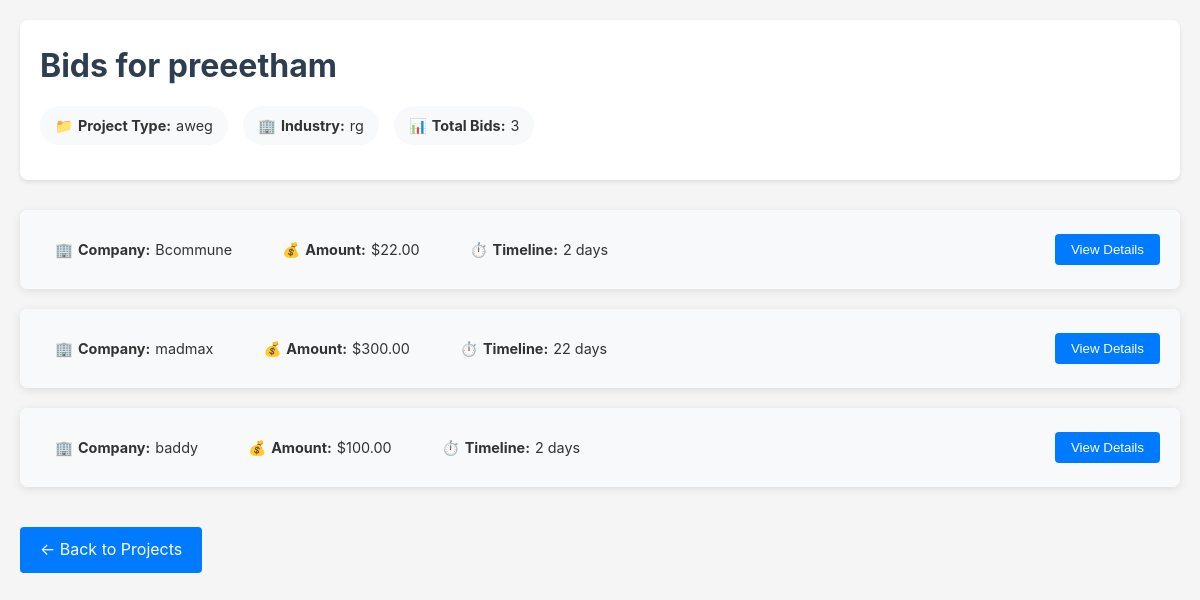
The page /projects/11/bids/ (signed in) on the database its author committed.
### users/models.py (models this page shows, shortened)
class Project(models.Model):
    company = models.ForeignKey(settings.AUTH_USER_MODEL, on_delete=models.CASCADE)
    title = models.CharField(max_length=200)
    description = models.TextField()
    project_type = models.CharField(max_length=100)
    industry = models.CharField(max_length=100)
    budget = models.DecimalField(max_digits=15, decimal_places=2)
    timeline = models.DateField()
    location = models.CharField(max_length=200, blank=True, null=True)
    expertise_required = models.TextField()
    payment_terms = models.TextField()
    nda_required = models.BooleanField(default=False)
    confidentiality_required = models.BooleanField(default=False)
    ip_rights_required = models.BooleanField(default=False)
    custom_field = models.CharField(max_length=200, blank=True, null=True)
    created_at = models.DateTimeField(auto_now_add=True)

class Bid(models.Model):
    project = models.ForeignKey('Project', on_delete=models.CASCADE, related_name='bids')
    bidder = models.ForeignKey(settings.AUTH_USER_MODEL, on_delete=models.CASCADE,
                              limit_choices_to={'user_type': 'company'})
    amount = models.DecimalField(max_digits=15, decimal_places=2, verbose_name="Proposed Price")
    payment_terms = models.TextField(verbose_name="Payment Terms", null=True, blank=True)
    estimated_timeline = models.IntegerField(
        help_text="Estimated days to complete",
        null=True,
        blank=True
    )
    preferred_start_date = models.DateField(null=True, blank=True)
    project_approach = models.TextField(verbose_name="Project Approach", null=True, blank=True)
    team_resources = models.TextField(verbose_name="Team/Resources Description", null=True, blank=True)
    company_profile = models.TextField(verbose_name="Company Profile", null=True, blank=True)
    portfolio_links = models.TextField(verbose_name="Portfolio/Previous Work Links", blank=True, null=True)
    client_testimonials = models.TextField(verbose_name="Client Testimonials/References", blank=True, null=True)
    minimum_budget_expectation = models.DecimalField(
        max_digits=15,
        decimal_places=2,
        null=True,
        blank=True,
        verbose_name="Minimum Budget Expectation"
    )
    additional_details = models.TextField(blank=True, null=True)
    proposal_document = models.FileField(
        upload_to='bid_proposals/',
        null=True,
        blank=True,
        verbose_name="Proposal Document"
    )
    custom_fields = models.JSONField(default=dict, blank=True)
    created_at = models.DateTimeField(auto_now_add=True)
    updated_at = models.DateTimeField(auto_now=True)
    class Meta:
        unique_together = ['project', 'bidder']

class CustomUser(AbstractUser):
    USER_TYPE_CHOICES = (
        ('individual', 'Individual'),
        ('company', 'Company'),
    )
    user_type = models.CharField(max_length=10, choices=USER_TYPE_CHOICES, default='company')
    company_name = models.CharField(max_length=255, null=True, blank=True)
    company_website = models.URLField(max_length=200, null=True, blank=True)
    industry = models.CharField(max_length=100, null=True, blank=True)
    company_size = models.CharField(max_length=20, null=True, blank=True)
    company_type = models.CharField(max_length=255, null=True, blank=True)
    designation = models.CharField(max_length=255, null=True, blank=True)
    phone_number = models.CharField(max_length=15, null=True, blank=True)
    bcommune_profile = models.URLField(null=True, blank=True)
    profile_picture = models.ImageField(upload_to='profile_pics/', blank=True, null=True)
    about_company = models.TextField(null=True, blank=True)  # About the Company
    founding_year = models.PositiveIntegerField(null=True, blank=True)  # Establishment Year
    headquarters = models.CharField(max_length=255, null=True, blank=True)  # Headquarters Location
    branches = models.TextField(null=True, blank=True)
    business_registration_number = models.CharField(max_length=100, null=True, blank=True)
    legal_structure = models.CharField(
        max_length=50,
        choices=[
            ('LLP', 'LLP'),
            ('Pvt Ltd', 'Private Limited'),
            ('Partnership', 'Partnership'),
            ('Sole Proprietorship', 'Sole Proprietorship'),
            ('Others', 'Others'),
        ],
        null=True,
        blank=True
    )
    core_services = models.TextField(null=True, blank=True)
    social_media_links = models.JSONField(default=dict, blank=True)  # Example: {"facebook": "", "linkedin": "", "twitter": ""}
    portfolio = models.TextField(null=True, blank=True)

### users/views.py (the view)
# urls.py: path("projects/<int:project_id>/bids/", views.view_bids, name="view_bids"),
@login_required
def view_bids(request, project_id):
    project = get_object_or_404(Project, id=project_id)
    if project.company != request.user and not request.user.is_staff:
        messages.error(request, "You don't have permission to view these bids.")
        return redirect('explore_projects')
    bids = project.bids.select_related('bidder').order_by('-created_at')
    context = {
        "project": project,
        "bids": bids,
    }
    return render(request, "view_bids.html", context)

### users/templates/view_bids.html (shortened to what this page needs)
<!DOCTYPE html>
<html lang="en">
<head>
</head>
<body>
    <div class="container">
        <div class="project-header">
            <h1>Bids for {{ project.title }}</h1>
            <div class="bid-meta">
                <span class="bid-meta-item">📁 <strong>Project Type:</strong> {{ project.project_type }}</span>
                <span class="bid-meta-item">🏢 <strong>Industry:</strong> {{ project.industry }}</span>
                <span class="bid-meta-item">📊 <strong>Total Bids:</strong> {{ bids|length }}</span>
            </div>
        </div>
        <div class="bids-section">
            {% if bids %}
                {% for bid in bids %}
                    <div class="bid-item">
                        <div class="bid-summary" onclick="toggleBid(this)">
                            <div class="bid-preview">
                                <span class="bid-meta-item">🏢 <strong>Company:</strong> {{ bid.bidder.company_name }}</span>
                                <span class="bid-meta-item">💰 <strong>Amount:</strong> ${{ bid.amount|floatformat:2 }}</span>
                                <span class="bid-meta-item">⏱️ <strong>Timeline:</strong> {{ bid.estimated_timeline }} days</span>
                            </div>
                            <button class="expand-btn">View Details</button>
                        </div>
                    </div>
                {% endfor %}
            {% else %}
                <div class="no-bids">
                    <h2>No Bids Yet</h2>
                    <p>This project hasn't received any bids yet.</p>
                </div>
            {% endif %}
        </div>
        <a href="{% url 'explore_projects' %}" class="btn-back">← Back to Projects</a>
    </div>
</body>
</html>

### users/templates/view_bids.html (style rules this page uses)
* { box-sizing: border-box; margin: 0; padding: 0; }
body { font-family: -apple-system, BlinkMacSystemFont, 'Segoe UI', Roboto, Oxygen, Ubuntu, Cantarell, sans-serif; line-height: 1.6; color: #333; background: #f5f5f5; }
.container { max-width: 1200px; margin: 0 auto; padding: 20px; }
.project-header { background: #fff; padding: 20px; border-radius: 8px; margin-bottom: 30px; box-shadow: 0 2px 4px rgba(0,0,0,0.1); }
.project-header h1 { margin-bottom: 15px; color: #2c3e50; }
.bid-item { background: white; border-radius: 8px; margin-bottom: 20px; box-shadow: 0 2px 8px rgba(0,0,0,0.1); overflow: hidden; }
.bid-summary { padding: 20px; background: #f8f9fa; cursor: pointer; transition: background-color 0.3s ease; display: flex; justify-content: space-between; align-items: center; }
.bid-preview { display: flex; gap: 20px; flex-wrap: wrap; flex: 1; }
.bid-meta { display: flex; flex-wrap: wrap; gap: 15px; margin-bottom: 15px; }
.bid-meta-item { background: #f8f9fa; padding: 8px 15px; border-radius: 20px; font-size: 0.9em; display: inline-flex; align-items: center; gap: 5px; }
.expand-btn { background: #007bff; color: white; border: none; padding: 8px 16px; border-radius: 4px; cursor: pointer; transition: background-color 0.3s ease; }
.btn-back { display: inline-block; padding: 10px 20px; background: #007bff; color: white; text-decoration: none; border-radius: 4px; margin-top: 20px; transition: background-color 0.3s ease; }

### rows shown on the page
Project: title "preeetham", project_type "aweg", industry "rg"
Bid: bidder.company_name "Bcommune", amount "22.00", estimated_timeline "2"
Bid: bidder.company_name "madmax", amount "300.00", estimated_timeline "22"
Bid: bidder.company_name "baddy", amount "100.00", estimated_timeline "2"

### other values the page prints
{{ bids|length }} "3"
